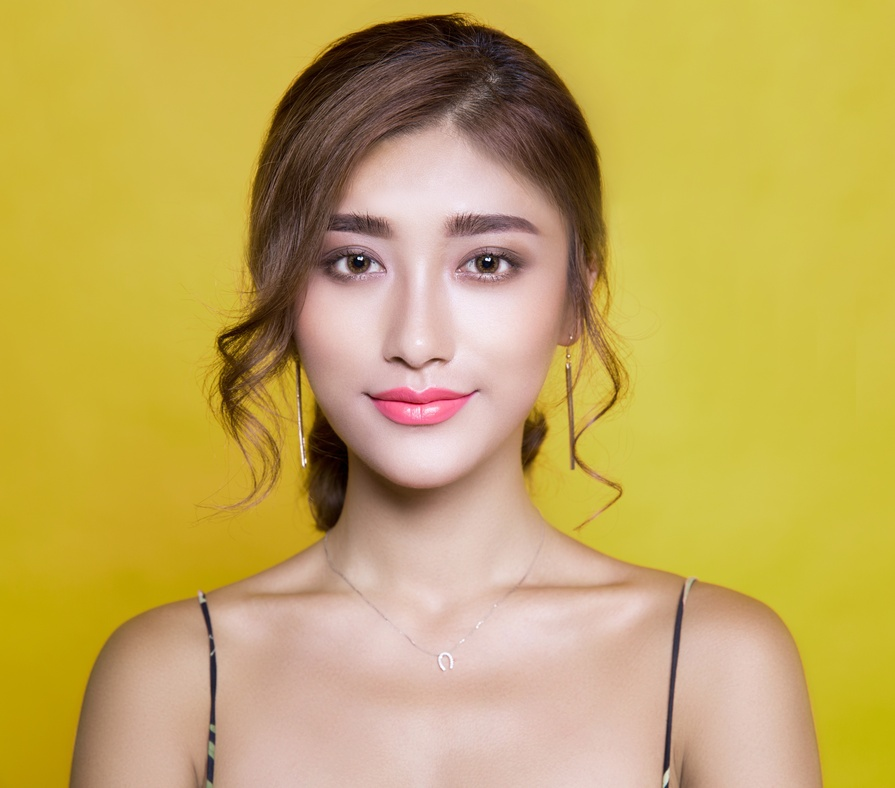
#> input picture img/bb.jpg, 895 x 788 px, shrunk from 5760 x 5075 before the run
$ python remove.py
#> lines starting #> are read from the running program, lines starting #| are printed output that depends on the picture; after the words box and inside, x2 and y2 are one past the last pixel; in counts of white or black regions, pixels touching at a corner belong together
import numpy as np
import cv2 as cv
from matplotlib import pyplot as plt
import sys
from PIL import Image


img = cv.imread('img/bb.jpg', cv.IMREAD_UNCHANGED)
#> img is the input picture: shape (788, 895, 3); mean B, G, R 91.3, 168.8, 195.1


original=img.copy()

l = int(max(5, 6))
u = int(min(6, 6))

ed = cv.cvtColor(img , cv.COLOR_BGR2GRAY)
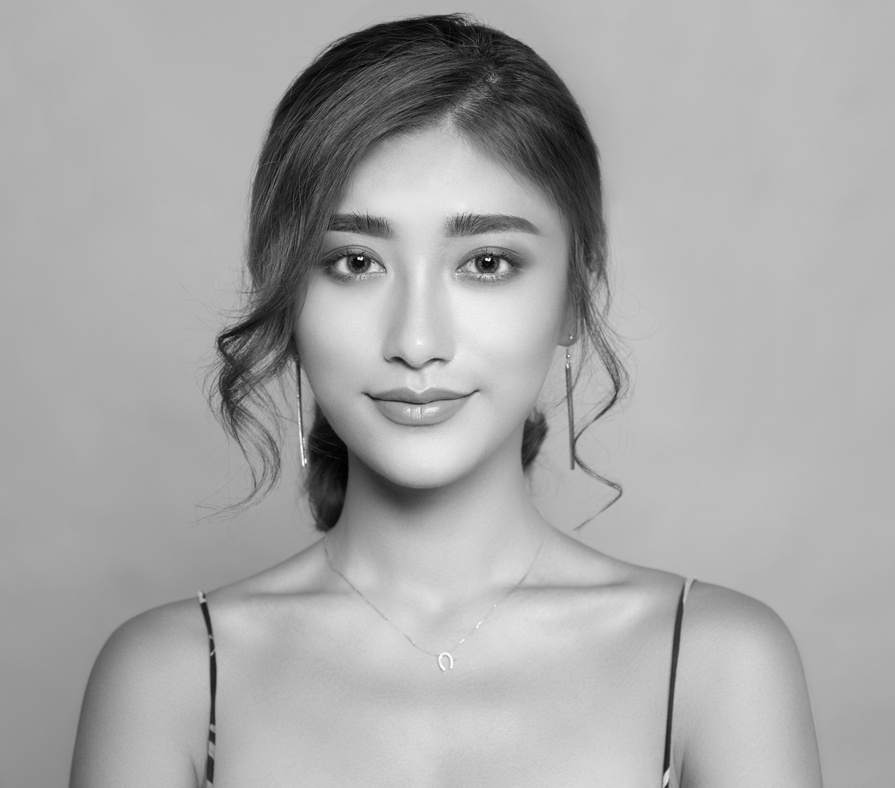
#> ed: shape (788, 895); min 1, max 255, mean 167.9

edges = cv.GaussianBlur(img, (21, 51),3)

edges = cv.cvtColor(edges , cv.COLOR_BGR2GRAY)
#> edges: shape (788, 895)

edges = cv.Canny(edges,l,u)
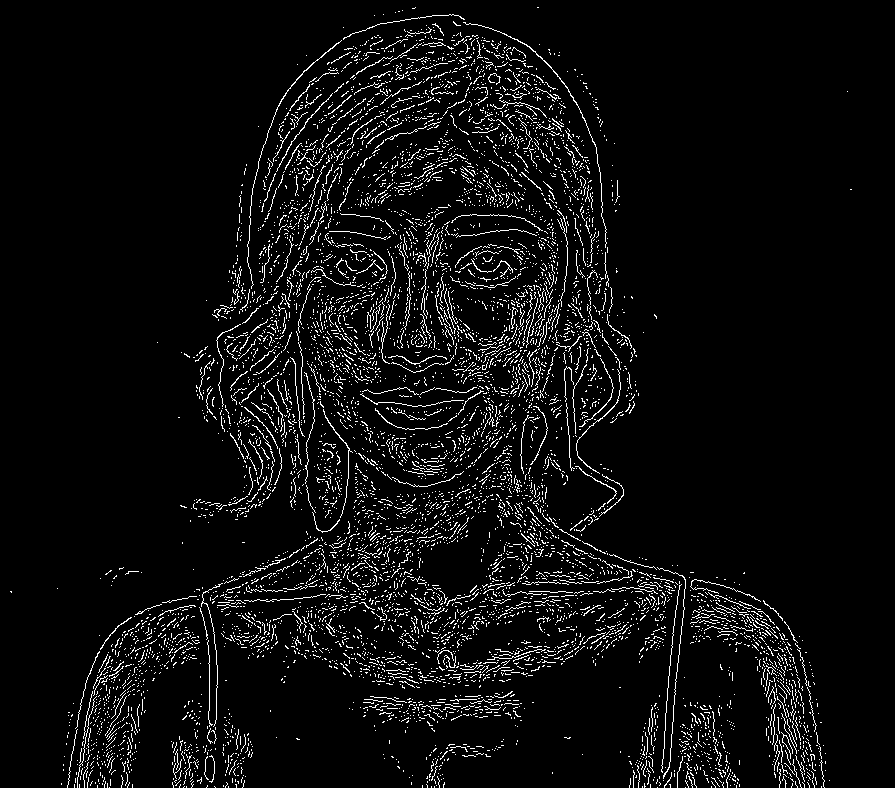
#> edges: shape (788, 895); 5.4% white in thin lines or dots

_,thresh=cv.threshold(edges,0,255,cv.THRESH_BINARY  + cv.THRESH_OTSU)
kernel = cv.getStructuringElement(cv.MORPH_ELLIPSE, (5,5))
mask = cv.morphologyEx(thresh, cv.MORPH_CLOSE, kernel, iterations=4)
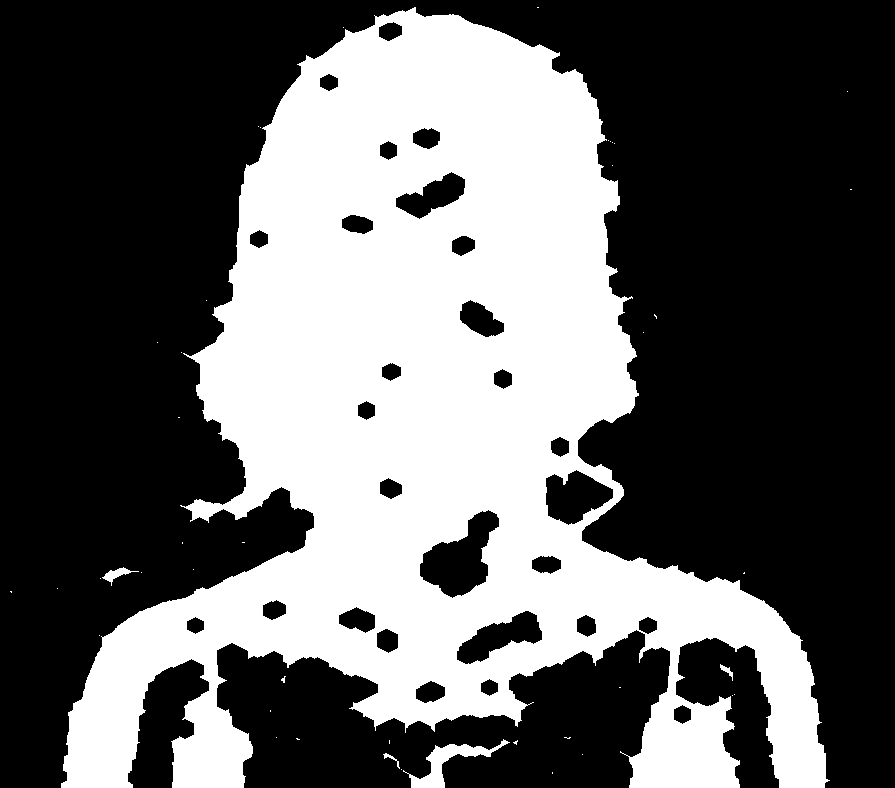
#> mask: shape (788, 895); 38.2% white; 44 white regions (39 under 20 px), largest, box (x1, y1, x2, y2) and area: (61, 7, 830, 788) 267491, (403, 739, 510, 788) 1340, (102, 567, 139, 586) 211, (720, 664, 733, 681) 72, (383, 753, 400, 769) 58


data=mask.tolist()
#> data = 788 items
sys.setrecursionlimit(10**8)
for i in range(len(data)):
    for j in range(len(data[i])):
        if data[i][j]!=255:
            data[i][j]=-1
        else:
            break
    for j in range(len(data[i])-1,-1,-1):
        if data[i][j]!=255:
            data[i][j]=-1
        else:
            break
image=np.array(data)
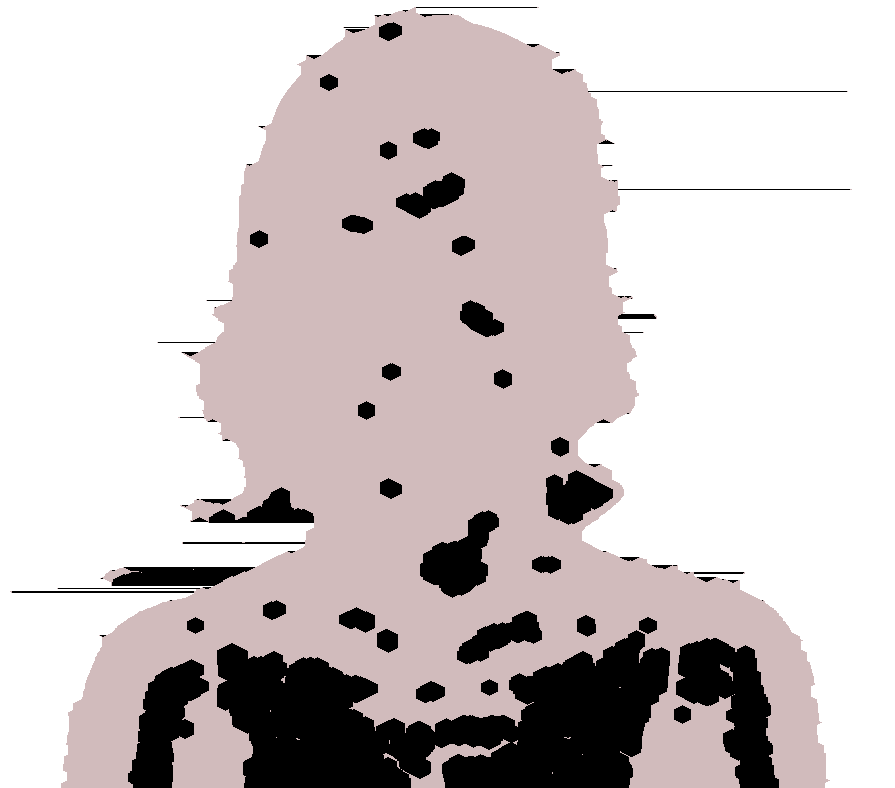
#> image: shape (788, 895) int64; 3 distinct labels, from -1 to 255; one colour per label, 0 black, -1 white
image[image!=-1]=255
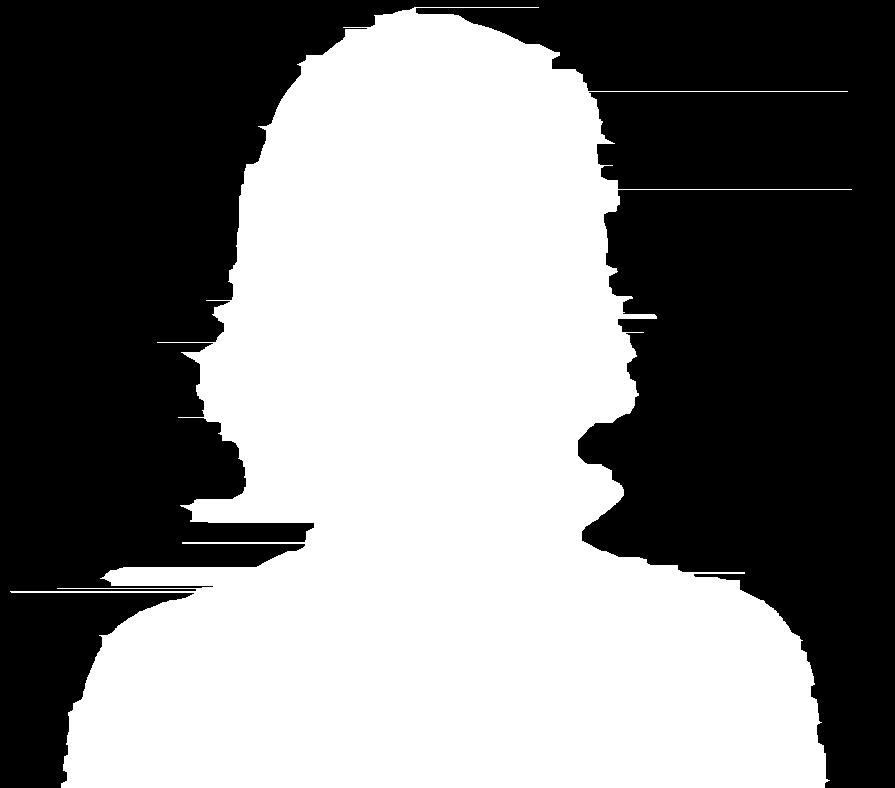
#> image: shape (788, 895) int64; values -1 (black) and 255 (white), 49.7% white; 1 white region, box (x1, y1, x2, y2) and area: (10, 7, 852, 788) 350815
image[image==-1]=0

mask = np.array(image,np.uint8)

# mask=255-mask

result = cv.bitwise_and(original, original, mask=mask)
result[mask==0] = 255 # white background
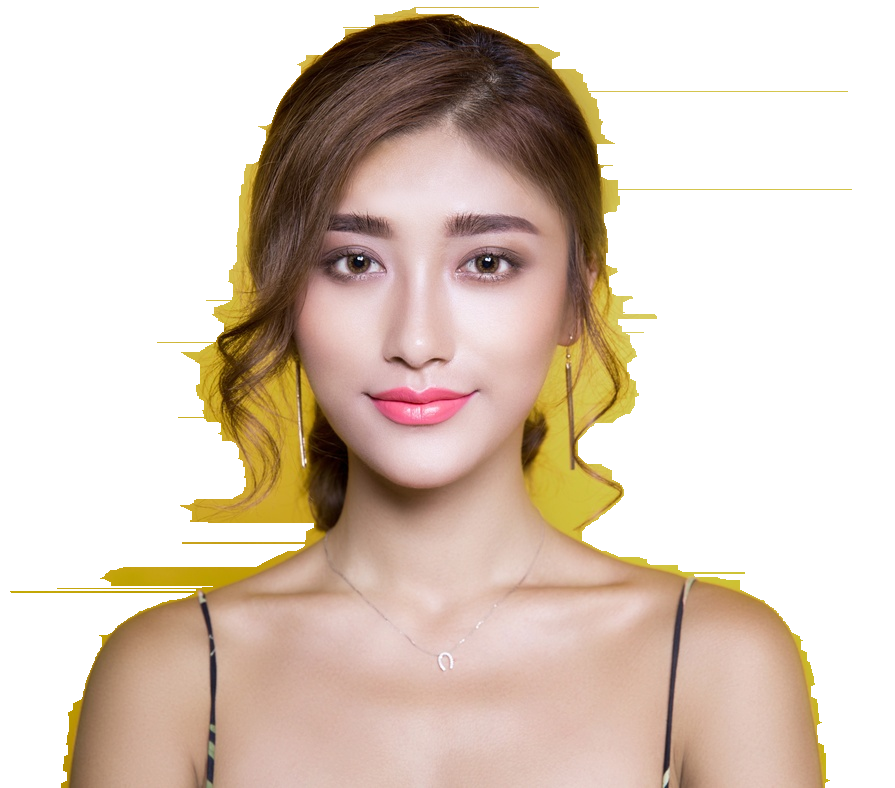
#> result: shape (788, 895, 3); mean B, G, R 190, 203.2, 219.1
cv.imwrite('bg.png',result)


# img=cv.resize(result,(600,400))
# cv.imshow('Original Image', img)
# cv.waitKey()

#remove white

img= Image.open('bg.png')
#> img: PIL image 895x788 RGB
img.convert("RGBA")
datas=img.getdata()

newData = []
for item in datas:
    if item[0] == 255 and item[1] == 255 and item[2] == 255: #checking white
        newData.append((255, 255, 255, 0))      #setting alpha to 0
    else:
        newData.append(item)
#> after the loop, newData = 705260 items

img.putdata(newData)
img.save("img.png", "PNG")


# plt.imshow(result)
# plt.title('edge')
# plt.show()
